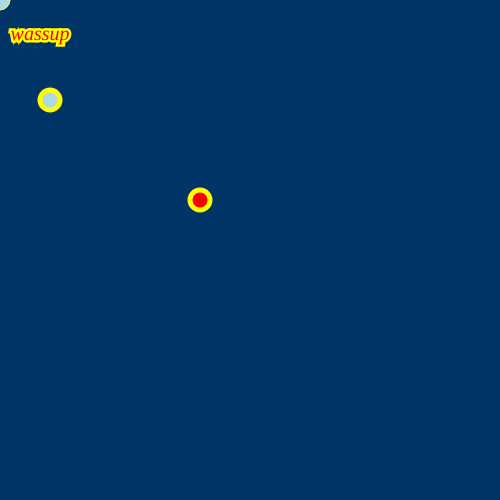
Frame 1 (no input)
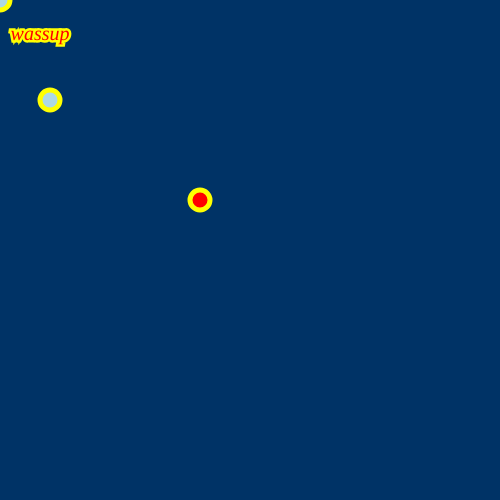
Frame 60 (no input)
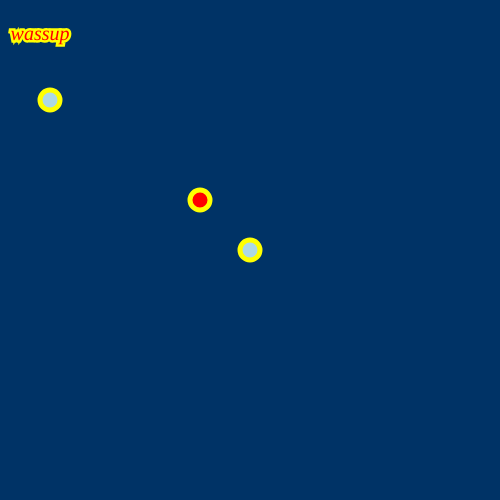
Frame 120 (the mouse pressed at the canvas centre since frame 60)

The p5.js sketch that drew these frames (run headless with seeded random() and noise() and a simulated clock; from frame 60 on, the mouse is pressed at the canvas centre):

// p5.js sketch
// ── sketch.js
var diam1=0

function setup() {
  createCanvas(500,500);
  
}

function draw() {
  background("#003366");
  fill("#add8e6");
  stroke("#ffff00");
  ellipse(mouseX,mouseY,20,20);
  strokeWeight(5);
  ellipse(50,100,20,20);
  fill("#ff0000");
  ellipse(200,200,20,20);
  textSize(20);
  textFont("Georgia");
  textStyle(ITALIC);
  textAlign(CENTER);
  text("wassup",40,40);
    
}
